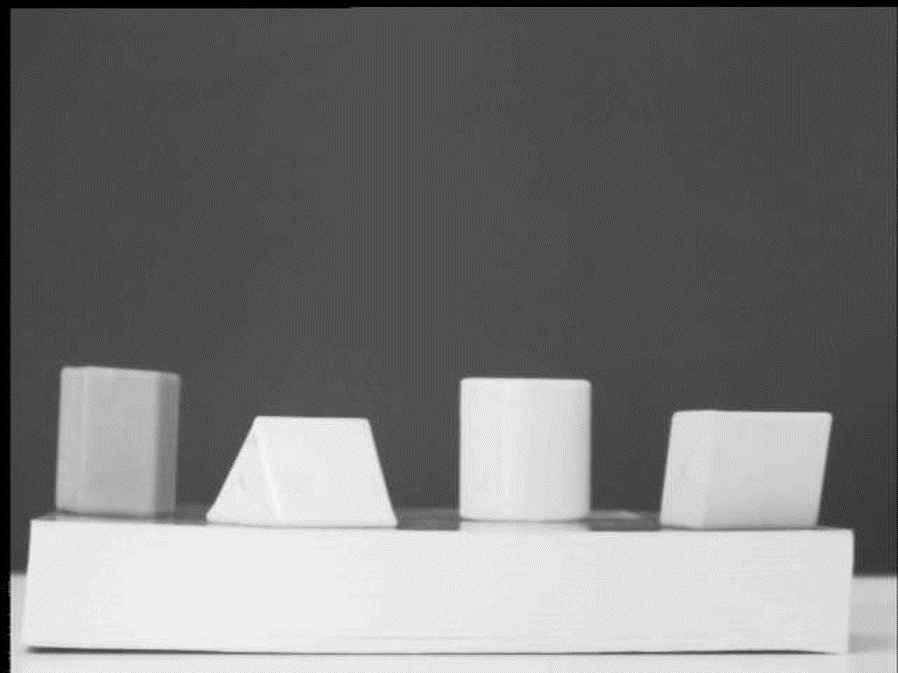
#> input picture PROJECTS/project_02_fundamentals/imgs/21.png, 898 x 673 px, given in place of monedas.jpg, which was not available
$ python sol_2_B.py
#> lines starting #> are read from the running program, lines starting #| are printed output that depends on the picture; after the words box and inside, x2 and y2 are one past the last pixel; in counts of white or black regions, pixels touching at a corner belong together; long printed decimals are rounded; pictures that were not available may be replaced by others from this repository, and a replacement may not be noted
### PROJECTS/project_02_fundamentals/sol_1_B.py
# SECOND PART OF SOLUTION 1 (FINDING OPTIMAL BGR VALUES FOR TRESHOLD)
# Santiago Garcia Arango, August 2020

import numpy as np
import cv2 as cv
import os

# Values where the limits for the BGR filters-trackbars will start
BH = 255
BL = 173
GH = 255
GL = 176
RH = 255
RL = 40


# [11 lines left out: functions get_imgs_folder_path, get_img_path, not called in this run]


def nothing(_):
    pass


def apply_BGR_filters(img, BL, BH, GL, GH, RL, RH ):
    h, w = img.shape[:2]

    # Get the three specific "H", "S", "V" img channels (to apply filters)
    imgBGR_B = img[:, :, 0]
    imgBGR_G = img[:, :, 1]
    imgBGR_R = img[:, :, 2]

    # Apply specific lower and upper RGB filters to Blue channel
    retval, imgBGR_B_1 = cv.threshold(imgBGR_B, BL, 255, cv.THRESH_BINARY)
    # cv.imshow("imgBGR_B_1", imgBGR_B_1)

    retval, imgBGR_B_2 = cv.threshold(imgBGR_B, BH, 255, cv.THRESH_BINARY)
    # cv.imshow("imgBGR_B_2", imgBGR_B_2)

    imgBGR_B_intersection = cv.bitwise_or(imgBGR_B_1, imgBGR_B_2)
    cv.imshow("imgBGR_B_intersection", imgBGR_B_intersection)

    retval, imgBGR_G_1 = cv.threshold(imgBGR_G, GL, 255, cv.THRESH_BINARY)
    # cv.imshow("imgBGR_G_1", imgBGR_G_1)

    retval, imgBGR_G_2 = cv.threshold(imgBGR_G, GH, 255, cv.THRESH_BINARY)
    # cv.imshow("imgBGR_G_2", imgBGR_G_2)

    imgBGR_G_intersection = cv.bitwise_or(imgBGR_G_1, imgBGR_G_2)
    cv.imshow("imgBGR_G_intersection", imgBGR_G_intersection)

    retval, imgBGR_R_1 = cv.threshold(imgBGR_R, RL, 255, cv.THRESH_BINARY)
    # cv.imshow("imgBGR_R_1", imgBGR_R_1)

    retval, imgBGR_R_2 = cv.threshold(imgBGR_R, RH, 255, cv.THRESH_BINARY)
    # cv.imshow("imgBGR_R_2", imgBGR_R_2)

    imgBGR_R_intersection = cv.bitwise_or(imgBGR_R_1, imgBGR_R_2)
    cv.imshow("imgBGR_R_intersection", imgBGR_R_intersection)


    # Mix all channels in the new BGR img
    imgBGR_new = np.zeros((h, w, 3), np.uint8)

    imgBGR_new[:, :, 0] = imgBGR_B
    imgBGR_new[:, :, 1] = imgBGR_G
    imgBGR_new[:, :, 2] = imgBGR_R

    return imgBGR_new


# [51 lines left out: function main, not called in this run]


# [4 lines that do not run on import are left out]

### PROJECTS/project_02_fundamentals/sol_2_B.py
# FIRST PART OF SECOND CHALLENGE (FIND AVERAGE COIN SIZE)
# Santiago Garcia Arango, August 2020

import numpy as np
import cv2 as cv
import os
import math

import sol_1_B

# Values found on <sol_1_B.py> to apply an optimal BGR_filter
BH = 255
BL = 173
GH = 255
GL = 176
RH = 255
RL = 40

# Values of average coin sizes (found on <sol_2_A.py>)
COIN_HEIGHT = 59
COIN_WIDTH = 58
COIN_RADIO = (COIN_HEIGHT + COIN_WIDTH) / 4


def get_imgs_folder_path():
    # Get the path for the folder that contains the input and output images
    upper_dir = os.path.dirname(__file__)  # Upper dir
    img_folder_path = os.path.abspath(os.path.join(upper_dir, "imgs"))
    return img_folder_path


def get_img_path(img_folder_path, img_name):
    # Get specific path to the images we will use inside the "imgs" folder
    img_path = os.path.join(img_folder_path, img_name)
    return img_path


def calculate_coins(img_new):
    # Expected area of a single coin (from the average coin radio)
    one_coin_area = math.pi * (math.pow(COIN_RADIO, 2))
    total_coins_area = 0
    for i in range(h):
        for j in range(w):
            if img_new[i, j] == 255:
                total_coins_area = total_coins_area + 1

    print("\nONE COIN AREA: ", one_coin_area)
    print("TOTAL COINS AREA: ", total_coins_area)
    print("TOTAL_COINS_AREA/ONE_COIN_AREA : ", total_coins_area/one_coin_area)
    print("\nEXPECTED COINS : ", round(total_coins_area/one_coin_area))


def main():
    # Get the paths for the images
    img_folder_path = get_imgs_folder_path()
    img_path = get_img_path(img_folder_path, "monedas.jpg")
    # img_path = get_img_path(img_folder_path, "monedas2.jpg")

    global img, h, w, BH, BL, GH, GL, RH, RL

    img = cv.imread(img_path, 1)
#> img is the input picture: shape (673, 898, 3); min 0, max 251, mean 120.7
    cv.imshow("img", img)
    h, w = img.shape[:2]  # Get the shape of the image (height, width)
#> h = 673; w = 898

    # Use filter values found on previous challenge
    img_new = sol_1_B.apply_BGR_filters(img, BL, BH, GL, GH, RL, RH)
#> in apply_BGR_filters, `retval, imgBGR_B_1 = cv.threshold(imgBGR_B, BL, 255, cv.THRESH_BINARY)`:
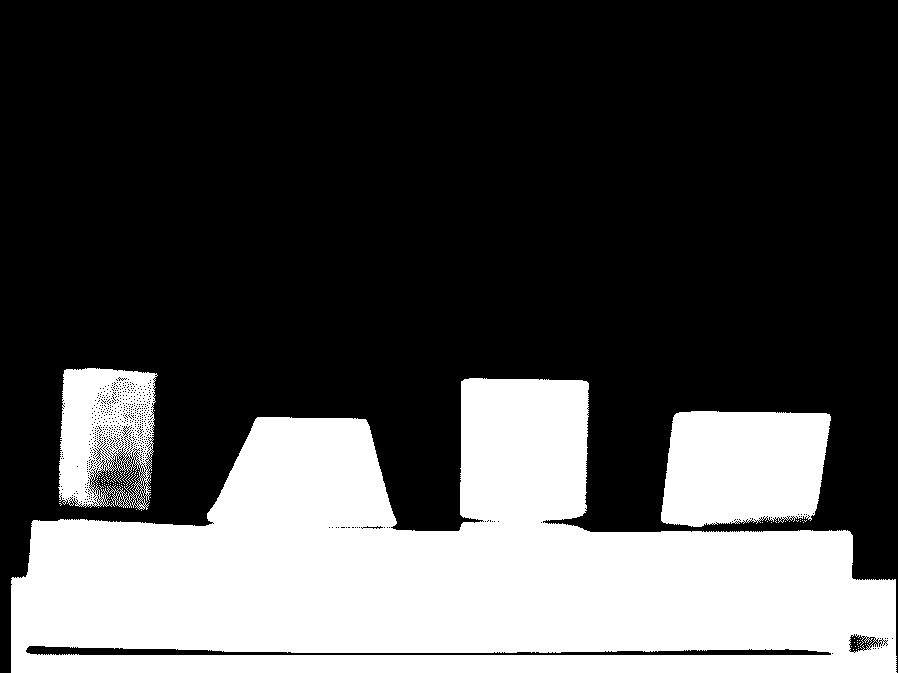
#> imgBGR_B_1: shape (673, 898); 30.4% white; 60 white regions (57 under 20 px), largest, box (x1, y1, x2, y2) and area: (11, 378, 897, 673) 156812, (661, 411, 831, 527) 17124, (58, 368, 158, 510) 9761
#> in apply_BGR_filters, `retval, imgBGR_B_1 = cv.threshold(imgBGR_B, BL, 255, cv.THRESH_BINARY)`: retval = 173
#> in apply_BGR_filters, `retval, imgBGR_B_2 = cv.threshold(imgBGR_B, BH, 255, cv.THRESH_BINARY)`: imgBGR_B_2: shape (673, 898); every value is 0
#> in apply_BGR_filters, `retval, imgBGR_G_1 = cv.threshold(imgBGR_G, GL, 255, cv.THRESH_BINARY)`: retval = 176
#> in apply_BGR_filters, `retval, imgBGR_R_1 = cv.threshold(imgBGR_R, RL, 255, cv.THRESH_BINARY)`:
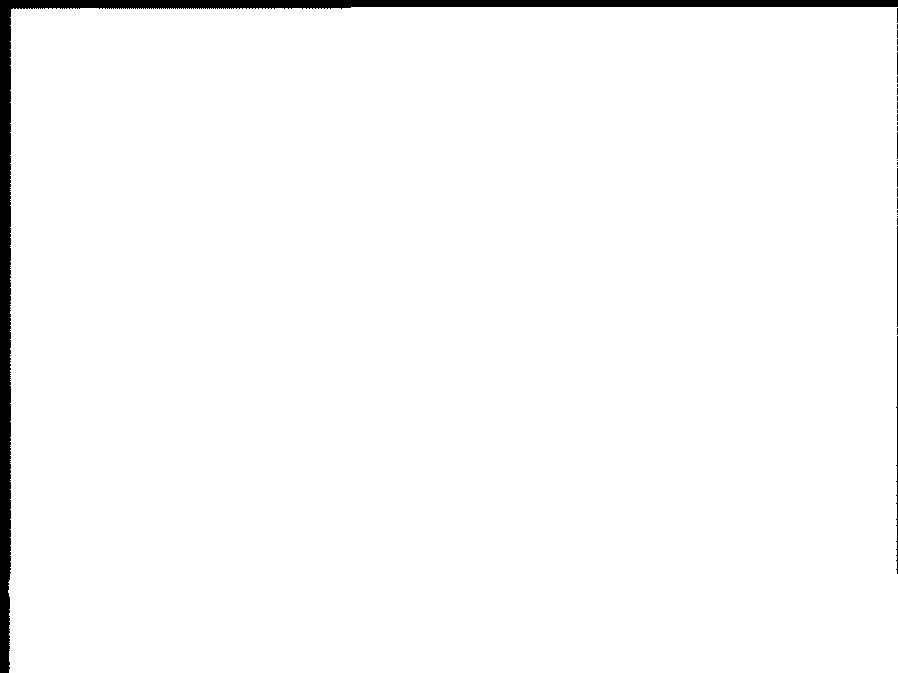
#> imgBGR_R_1: shape (673, 898); 97.6% white; 30 black regions (25 under 20 px), largest, box (x1, y1, x2, y2) and area: (0, 0, 898, 673) 13823, (896, 336, 898, 574) 250, (897, 226, 898, 327) 101, (897, 132, 898, 159) 27, (897, 52, 898, 75) 23
#> in apply_BGR_filters, `retval, imgBGR_R_1 = cv.threshold(imgBGR_R, RL, 255, cv.THRESH_BINARY)`: retval = 40
#> in apply_BGR_filters, `imgBGR_new[:, :, 0] = imgBGR_B`:
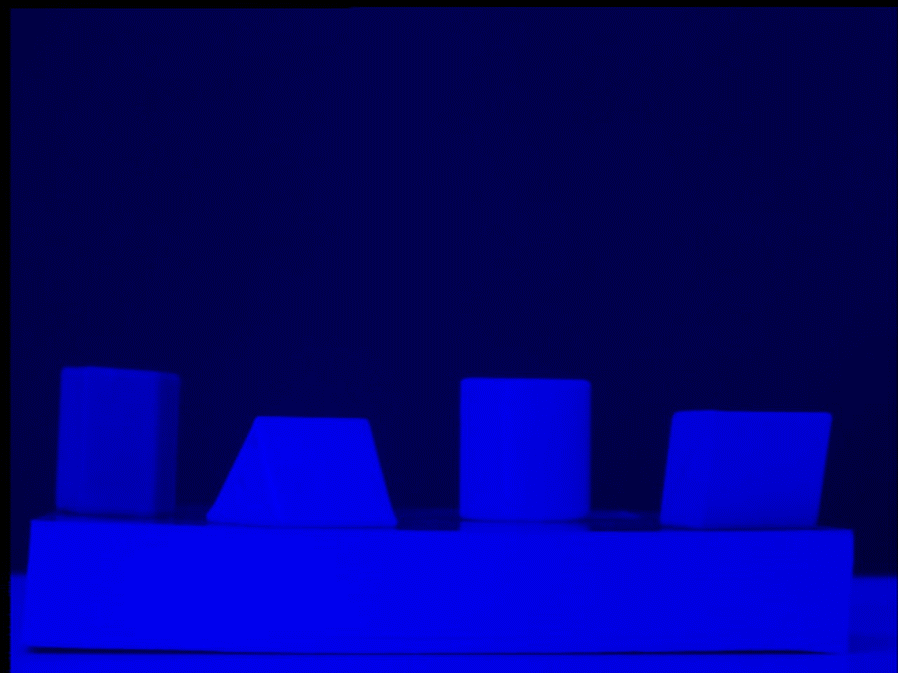
#> imgBGR_new: shape (673, 898, 3); mean of channels 0, 1, 2 120.7, 0, 0; drawn as B, G, R
#> in apply_BGR_filters, `imgBGR_new[:, :, 1] = imgBGR_G`:
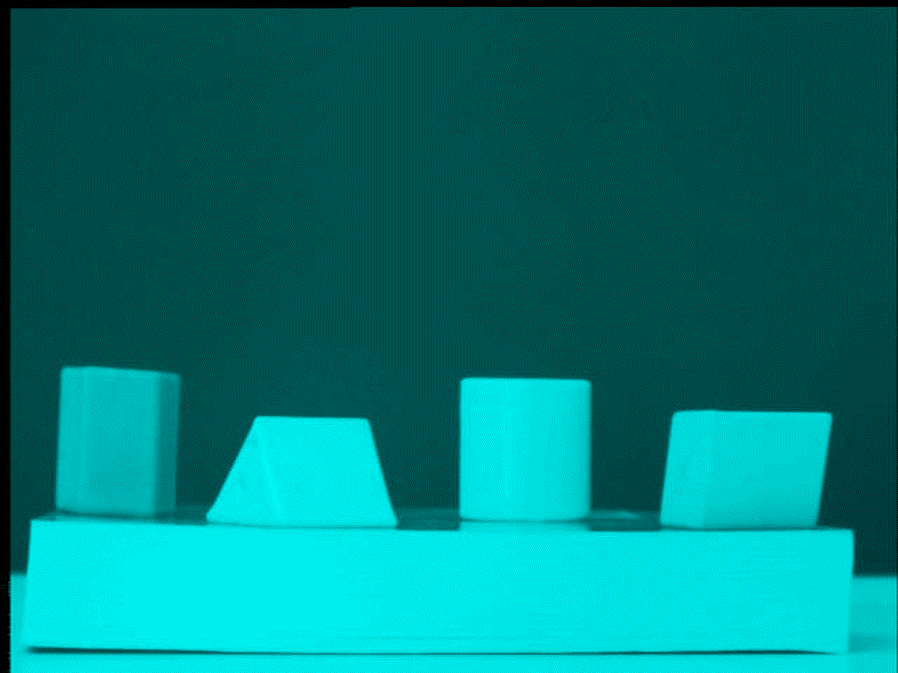
#> imgBGR_new: shape (673, 898, 3); mean of channels 0, 1, 2 120.7, 120.7, 0; drawn as B, G, R
    cv.imshow("img_new_before_binarized", img_new)

    # Apply filters to obtain binary image result
    img_new = 255 - cv.cvtColor(img_new, cv.COLOR_BGR2GRAY)
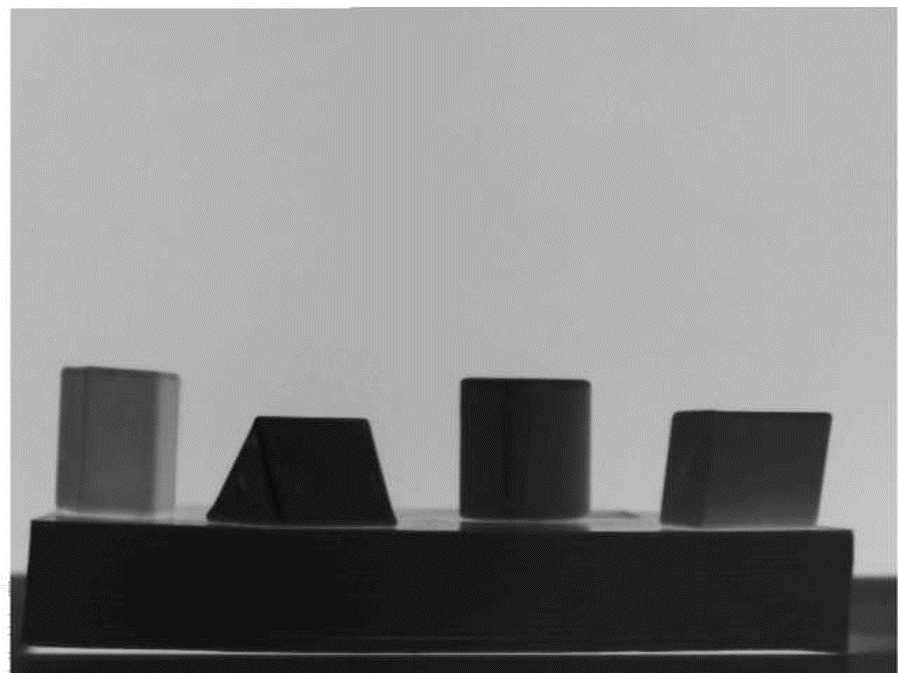
#> img_new: shape (673, 898); min 4, max 255, mean 134.3
    retval, img_new = cv.threshold(img_new, 0, 255, cv.THRESH_BINARY)
#> img_new: shape (673, 898); every value is 255
    cv.imshow("img_new_after_binarized", img_new)

    # Apply function to obtain the spected amount of coins in image
    coins = calculate_coins(img_new)
#| TOTAL COINS AREA:  604354
#| TOTAL_COINS_AREA/ONE_COIN_AREA :  224.848
#| EXPECTED COINS :  225


if __name__ == "__main__":
    main()
    cv.waitKey(0)
    cv.destroyAllWindows()  # (always at the end)
